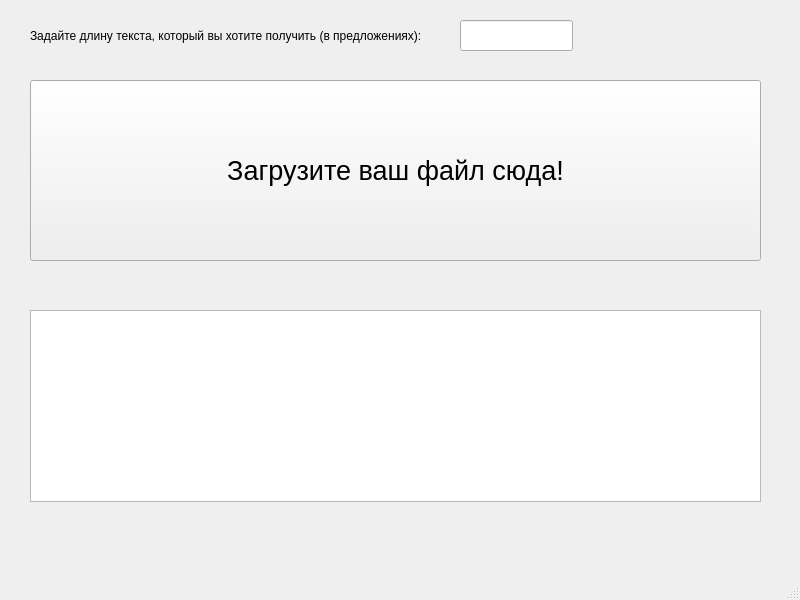
<?xml version="1.0" encoding="UTF-8"?>
<ui version="4.0">
 <class>MainWindow</class>
 <widget class="QMainWindow" name="MainWindow">
  <property name="geometry">
   <rect>
    <x>0</x>
    <y>0</y>
    <width>800</width>
    <height>600</height>
   </rect>
  </property>
  <property name="windowTitle">
   <string>KNAI - ваш лучший помощник для сокращения текста!</string>
  </property>
  <widget class="QWidget" name="centralwidget">
   <widget class="QPushButton" name="submit">
    <property name="geometry">
     <rect>
      <x>30</x>
      <y>80</y>
      <width>731</width>
      <height>181</height>
     </rect>
    </property>
    <property name="font">
     <font>
      <family>Arial</family>
      <pointsize>20</pointsize>
     </font>
    </property>
    <property name="text">
     <string>Загрузите ваш файл сюда!</string>
    </property>
   </widget>
   <widget class="QLabel" name="reg_text_size_label">
    <property name="geometry">
     <rect>
      <x>30</x>
      <y>20</y>
      <width>431</width>
      <height>31</height>
     </rect>
    </property>
    <property name="text">
     <string>Задайте длину текста, который вы хотите получить (в предложениях):</string>
    </property>
   </widget>
   <widget class="QLineEdit" name="output_size_sent">
    <property name="geometry">
     <rect>
      <x>460</x>
      <y>20</y>
      <width>113</width>
      <height>31</height>
     </rect>
    </property>
   </widget>
   <widget class="QTextBrowser" name="output_window">
    <property name="enabled">
     <bool>true</bool>
    </property>
    <property name="geometry">
     <rect>
      <x>30</x>
      <y>310</y>
      <width>731</width>
      <height>192</height>
     </rect>
    </property>
    <property name="font">
     <font>
      <family>Times New Roman</family>
      <pointsize>12</pointsize>
     </font>
    </property>
   </widget>
  </widget>
  <widget class="QMenuBar" name="menubar">
   <property name="geometry">
    <rect>
     <x>0</x>
     <y>0</y>
     <width>800</width>
     <height>26</height>
    </rect>
   </property>
  </widget>
  <widget class="QStatusBar" name="statusbar"/>
 </widget>
 <resources/>
 <connections/>
</ui>
